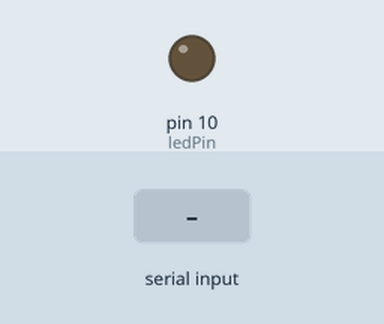
Recording of a sketch running on a simulated Arduino Uno, built with avr-gcc and run on an emulated ATmega328P. On the bench: output pins drawn as LEDs (lit = HIGH). The inputs (shaded band) are chosen by the test bench.

Above: at 1.2 s.
1.3 s: "mg\n" received over Serial
At 1.4 s:
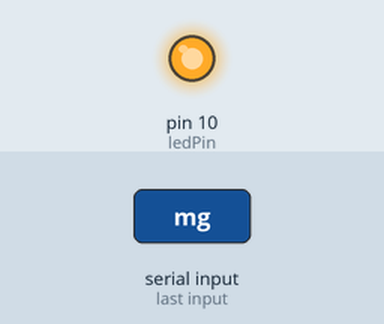
Timing chart, 0 to 4.3 s (numbered marks = the images above; inputs shaded):
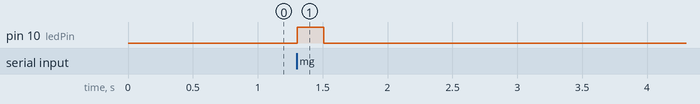

The sketch:

Mg_printer.ino
```cpp
#include <SoftwareSerial.h>

// Printer serial (RX not used, TX = pin 8)
SoftwareSerial printerSerial(9, 8);

String buffer = "";

const int ledPin = 10;

void setup() {
  Serial.begin(9600);          // Scale input
  printerSerial.begin(9600);  // Printer output

  pinMode(ledPin, OUTPUT);
  digitalWrite(ledPin, LOW);  // LED OFF initially
}

void loop() {
  while (Serial.available()) {
    char c = Serial.read();

    // End of line from scale
    if (c == '\n') {
      processAndSend(buffer);
      buffer = "";
    }
    else if (c != '\r') {
      buffer += c;
    }
  }
}

// ================= PROCESS FUNCTION =================
void processAndSend(String data) {

  // Check if unit is mg
  if (data.indexOf("mg") != -1) {
    data = removeDecimalForMG(data);
  }

  // Turn LED ON when printing
  digitalWrite(ledPin, HIGH);

  // Send to printer
  printerSerial.print(data);
  printerSerial.print("\r\n");

  // Optional: keep LED ON briefly to show print indication
  delay(200);

  // Turn LED OFF
  digitalWrite(ledPin, LOW);
}

// ============ REMOVE DECIMAL BEFORE mg ===============
String removeDecimalForMG(String s) {
  int dotIndex = s.indexOf('.');

  // Remove only the decimal point, keep digits
  if (dotIndex != -1) {
    s.remove(dotIndex, 1);
  }

  return s;
}
```

Measured:
- after the input at 1.3 s, pin 10 (ledPin): LOW → HIGH at once, → LOW 0.20 s later
